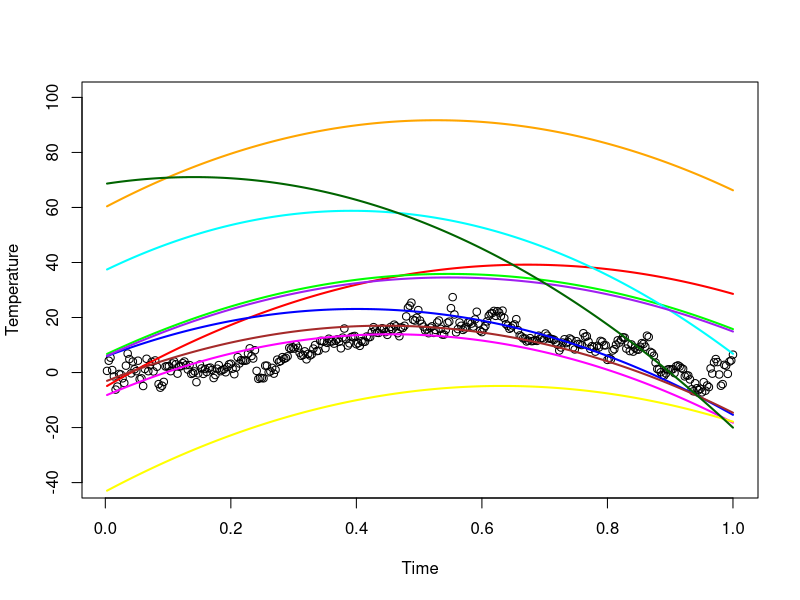
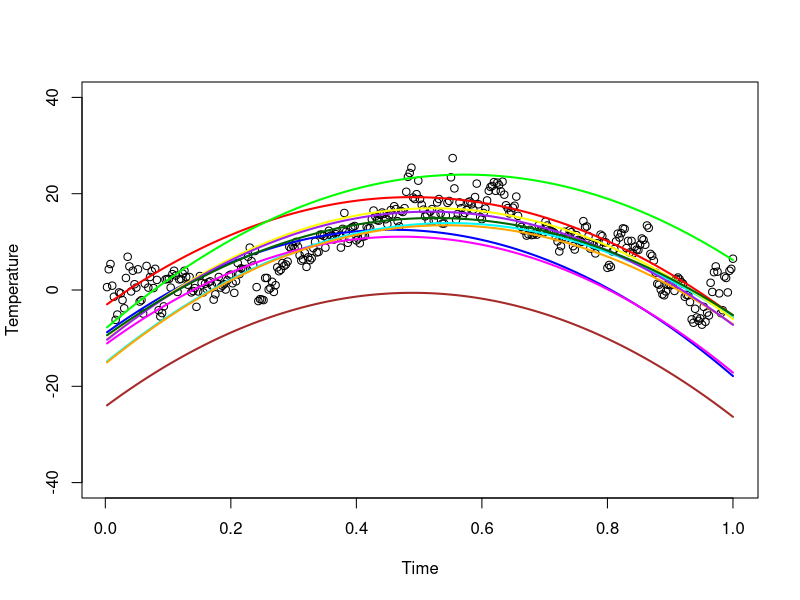
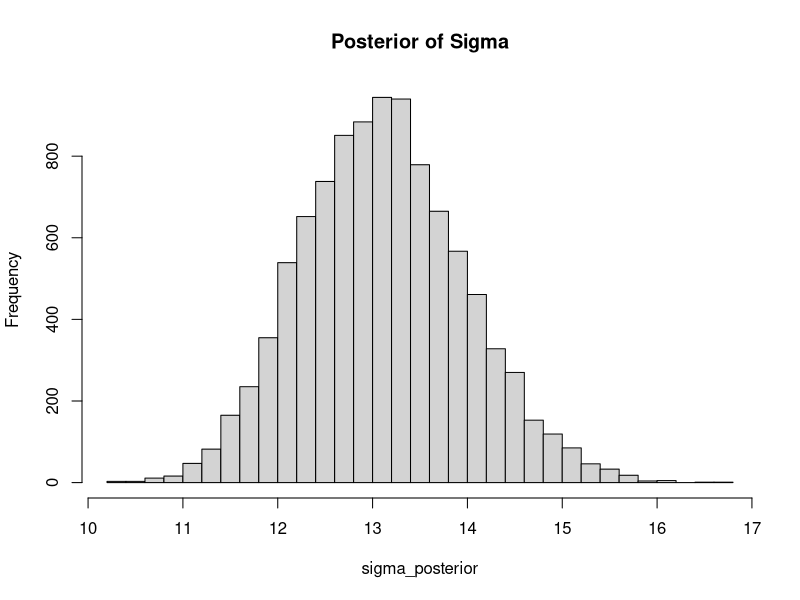
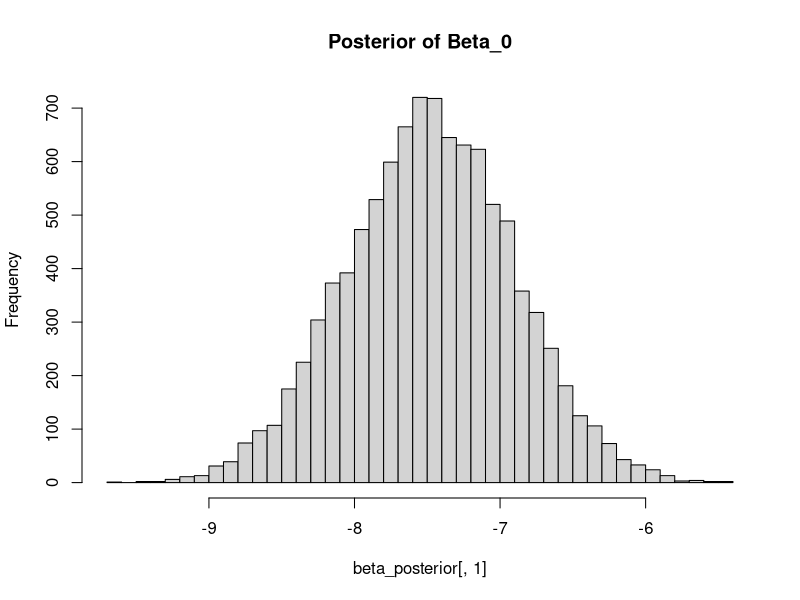
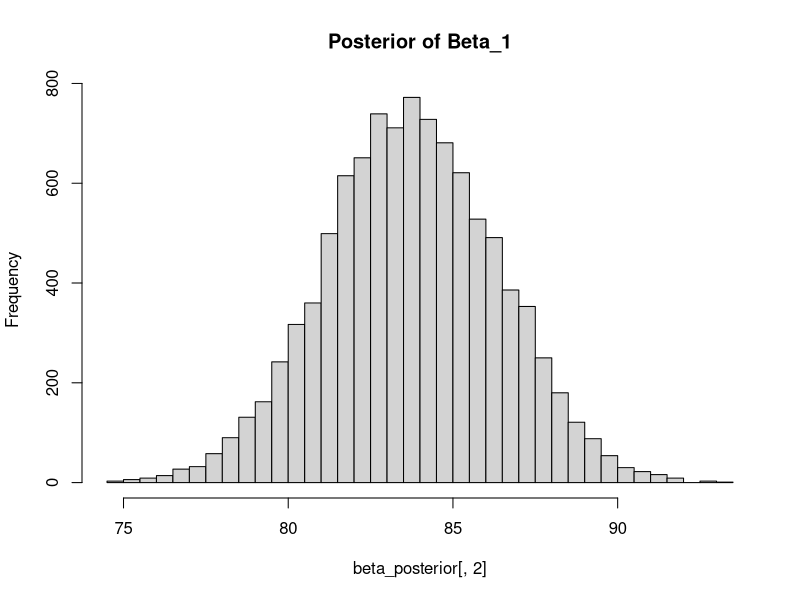
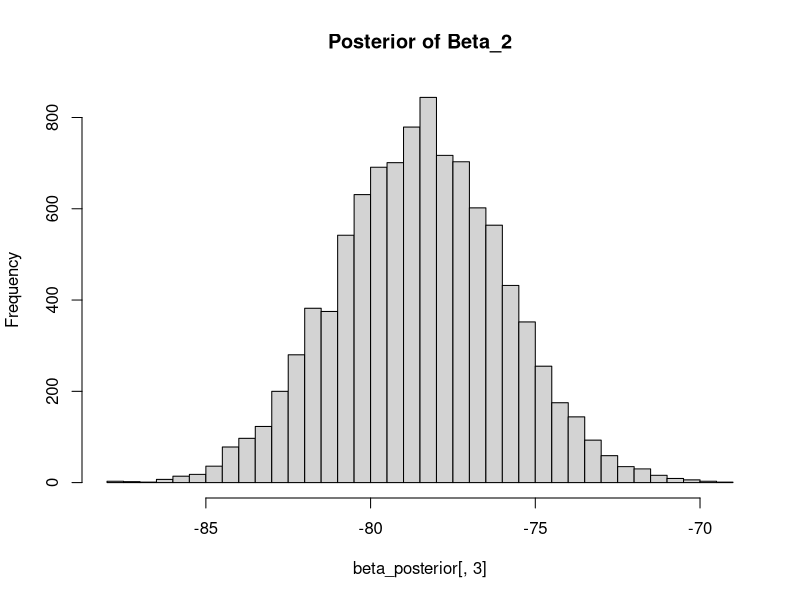
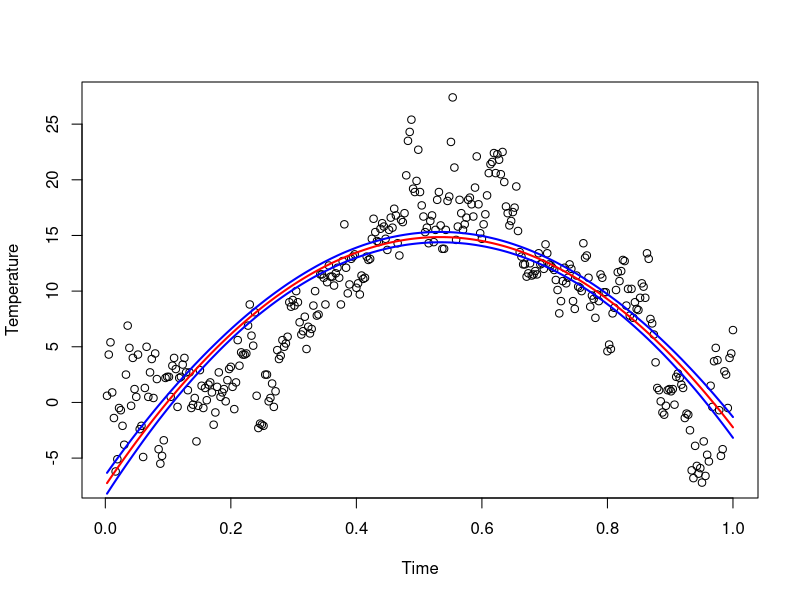
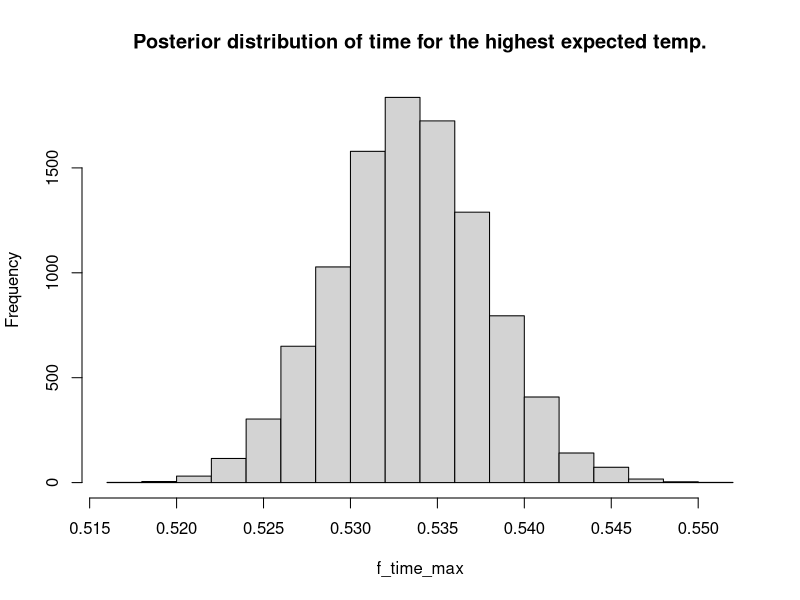

Source code (R) for these figures, in order:
## ---- chunk 1
knitr::opts_chunk$set(echo = TRUE)
library(readxl)
library(mvtnorm)
## ---- chunk 2
df <- read_xlsx("Linkoping2022.xlsx")
df$time <- 1:nrow(df) / 365 
## ---- chunk 3
n <- nrow(df)
x1 <- rep(1, times = n)
x2 <- df$time
x3 <- (df$time)^2

X <- cbind(x1, x2, x3)
y <- matrix(df$temp, ncol = 1)
## ---- chunk 4
set.seed(123)
# Given prior hyperparameters

# mean and standard deviation for guassian distribution
mu0 <- matrix(c(0,100,-100), ncol = 1)
omega0 <- 0.01 * diag(3)

# number of chi-squared degrees of freedom and the scaling parameter for inverse chi-square
nu0 <- 1
sigma0_sqr <- 1

# Getting joint prior for beta and sigma^2
nDraws <- 10
sigma_new <- matrix(ncol=1, nrow=nDraws)
beta_new <- matrix(ncol=3, nrow=nDraws)

for (i in 1:nDraws){
  sigma_new[i,] <- (nu0*sigma0_sqr)/ rchisq(1, nu0)
  beta_new[i,] <- rmvnorm(1, mu0, sigma_new[i,]*solve(omega0))   
}

y_prior <- matrix(nrow = n, ncol = nDraws)
for (l in 1:nDraws){
  err <- rnorm(1, mean = 0, sd = 1)
  y_prior[,l] <- X[,1] * beta_new[l,1] + X[,2] * beta_new[l,2] + X[,3] * beta_new[l,3] + err
}

plot(df$time, df$temp, ylim = c(-40, 100), ylab = 'Temperature', xlab = 'Time')
colors <- c("red", "blue", "green", "cyan", "magenta", "yellow", "orange", "purple", 
            "brown", "darkgreen")
for (i in 1:nDraws){
  lines(df$time, y_prior[,i], col = colors[i], type = 'l', lwd = 2)
}
## ---- chunk 5
cat("Minimum variance is", min(sigma_new), "\n",
    "Maximum variance is", max(sigma_new), "\n")
## ---- chunk 6
set.seed(123)
# Selected prior hyperparameters

# mean and standard deviation for guassian distribution
mu0 <- matrix(c(-10,100,-100), ncol = 1)
omega0 <- 0.01 * diag(3)

# number of chi-squared degrees of freedom and the scaling parameter for inverse chi-square
nu0 <- 100
sigma0_sqr <- 0.2

# Getting joint prior for beta and sigma^2
nDraws <- 10
sigma_new <- matrix(ncol=1, nrow=nDraws)
beta_new <- matrix(ncol=3, nrow=nDraws)

for (i in 1:nDraws){
  sigma_new[i,] <- (nu0*sigma0_sqr)/ rchisq(1, nu0)
  beta_new[i,] <- rmvnorm(1, mu0, sigma_new[i,]*solve(omega0))   
}

y_prior <- matrix(nrow = n, ncol = nDraws)
for (l in 1:nDraws){
  err <- rnorm(1, mean = 0, sd = 1)
  y_prior[,l] <- X[,1] * beta_new[l,1] + X[,2] * beta_new[l,2] + X[,3] * beta_new[l,3] + err
}

plot(df$time, df$temp, ylim = c(-40, 40), ylab = 'Temperature', xlab = 'Time')
colors <- c("red", "blue", "green", "cyan", "magenta", "yellow", "orange", "purple", 
            "brown", "darkgreen")
for (i in 1:nDraws){
  lines(df$time, y_prior[,i], col = colors[i], type = 'l', lwd = 2)
}
## ---- chunk 7
cat("Minimum variance is", min(sigma_new), "\n",
    "Maximum variance is", max(sigma_new), "\n")
## ---- chunk 8
# Posterior hyperparameters
beta_hat <- solve(t(X) %*% X) %*% t(X) %*% y

mu_n <- solve(t(X) %*% X + omega0) %*% ((t(X) %*% X) %*% beta_hat) + 
  (omega0 %*% mu0)
omega_n <- t(X) %*% X + omega0 
nu_n <- nu0 + n 
sigma_n_sqr <- (nu0 %*% sigma0_sqr + (t(y) %*% y) + 
                  (t(mu0) %*% omega0 %*% mu0) - (t(mu_n) %*% omega_n %*% mu_n)) / nu_n 
## ---- chunk 9
get_posterior_parameters <- function(nDraws){
  sigma_beta_posterior <- matrix(ncol=4, nrow=nDraws)
  
  for (i in 1:nDraws){
    sigma_beta_posterior[i,1] <- (nu_n*sigma_n_sqr)/ rchisq(1, nu_n)
    sigma_beta_posterior[i,2:4] <- rmvnorm(1, mu_n, sigma_beta_posterior[i,1]*solve(omega_n)) 
  }  
  return(sigma_beta_posterior)
}

posterior <- get_posterior_parameters(nDraws = 10000)
sigma_posterior <- posterior[,1]
beta_posterior <- posterior[,2:4]
## ---- chunk 10
hist(sigma_posterior, breaks = 30, main = "Posterior of Sigma")
hist(beta_posterior[,1], breaks = 30, main = "Posterior of Beta_0")
hist(beta_posterior[,2], breaks = 30, main = "Posterior of Beta_1")
hist(beta_posterior[,3], breaks = 30, main = "Posterior of Beta_2")
## ---- chunk 11
y_posterior <- beta_posterior %*% t(X) # getting predictions
y_posterior_median <- apply(y_posterior, 2, median) # median of the predictions

# calculating 90% equal tail probability 
posterior_5th_percentile <- apply(y_posterior, 2, quantile, probs = 0.05)
posterior_95th_percentile <- apply(y_posterior, 2, quantile, probs = 0.95)
## ---- chunk 12
plot(df$time, df$temp, ylab = 'Temperature', xlab = 'Time')
lines(df$time, y_posterior_median, col = 'red', lwd = 2)
lines(df$time, posterior_5th_percentile, col = 'blue', lwd = 2)
lines(df$time, posterior_95th_percentile, col = 'blue', lwd = 2)
## ---- chunk 13
# First derivative is 0 since it is a parabola
f_time_max <- -beta_posterior[,2] / (2*beta_posterior[,3])
hist(f_time_max, main = "Posterior distribution of time for the highest expected temp.")
## ---- chunk 14
plot(df$time, df$temp, ylab = 'Temperature', xlab = 'Time')
lines(df$time, y_posterior_median, col = 'red', lwd = 2)
abline(v = median(f_time_max), lwd = 3, lty = 2, col = 'blue')
## ---- chunk 15
df2 <- read.table("WomenAtWork.dat", header = TRUE)
## ---- chunk 16
Covs <- c(2:8) # Select which covariates/features to include
X <- as.matrix(df2[,Covs])
Xnames <- colnames(X)
y <- as.matrix(df2[,1])

nObs <- dim(df2)[1]
nPar <- dim(df2)[2] -1 # subtract y
## ---- chunk 17
# Setting up the prior
tau <- 2
mu <- as.matrix(rep(0, nPar)) # Prior mean vector
Sigma <- (tau^2)*diag(nPar) # Prior covariance matrix
## ---- chunk 18
# Now we will use optim. Inputs are;
# 1) log p(theta|y) function
# 2) initial values for betas

# input 1) 
LogPostLogistic <- function(betas, y, X, mu, Sigma){
  linPred <- X%*%betas
  logLik <- sum( linPred*y - log(1 + exp(linPred)) )
  logPrior <- dmvnorm(betas, mu, Sigma, log=TRUE) # densities are given as log, calculates density
  return(logLik + logPrior)
}

# input 2) 
initVal <- matrix(0, nPar, 1)

# Now optimize
OptimRes <- optim(initVal, LogPostLogistic, gr=NULL, y, X, mu, Sigma, method=c("BFGS"), 
                  control=list(fnscale=-1), hessian=TRUE)
## ---- chunk 19
# Printing the results to the screen
posterior_mode <- t(OptimRes$par)
colnames(posterior_mode) <- Xnames
approxPostStd <- sqrt(diag(solve(-OptimRes$hessian))) # Computing approximate standard deviations.
names(approxPostStd) <- Xnames # Naming the coefficient by covariates

print('The posterior mode is:')
print(posterior_mode)

print('The approximate posterior standard deviation is:')
print(approxPostStd)
## ---- chunk 20
lower_bound <- OptimRes$par[6] - 1.96*approxPostStd[6]
upper_bound <- OptimRes$par[6] + 1.96*approxPostStd[6]
cat("95% credible interval is [", lower_bound, ",", upper_bound, "]")
## ---- chunk 21
# testing approximation
glmModel <- glm(Work ~ 0 + ., data = df2, family = binomial)
glmModel$coefficients
## ---- chunk 22
mu_posterior <- OptimRes$par
Sigma2_posterior <- solve(-OptimRes$hessian)

input <- c(1, 18, 11, 7, 40, 1, 1)
X_input <- as.matrix(input, ncol = 1)

nDraws <- 10000

generated_beta <- rmvnorm(nDraws, mean = mu_posterior, sigma = Sigma2_posterior)
linPred <- generated_beta %*% X_input

sigmoid_fnc <- function(linPred){
  return(1/(1+exp(linPred)))
}

result <- apply(linPred, 1, sigmoid_fnc)
hist(result, main = "Posterior of predictive distribution of P(y=0|x)")
## ---- chunk 23
nDraws <- 10000
pred_draw <- rep(nDraws, 0)

for (i in 1:nDraws){
  # generate posterior draw
  generated_beta <- rmvnorm(1, mean = mu_posterior, sigma = Sigma2_posterior)
  linPred <- generated_beta %*% X_input
  prob_success <- 1/(1+exp(linPred))
  
  # generate predictive draw
  pred_draw[i] <- rbinom(n = 1, size = 13, prob = prob_success)
}

hist(pred_draw, main = "Posterior predictive dist. for # of women not working")
